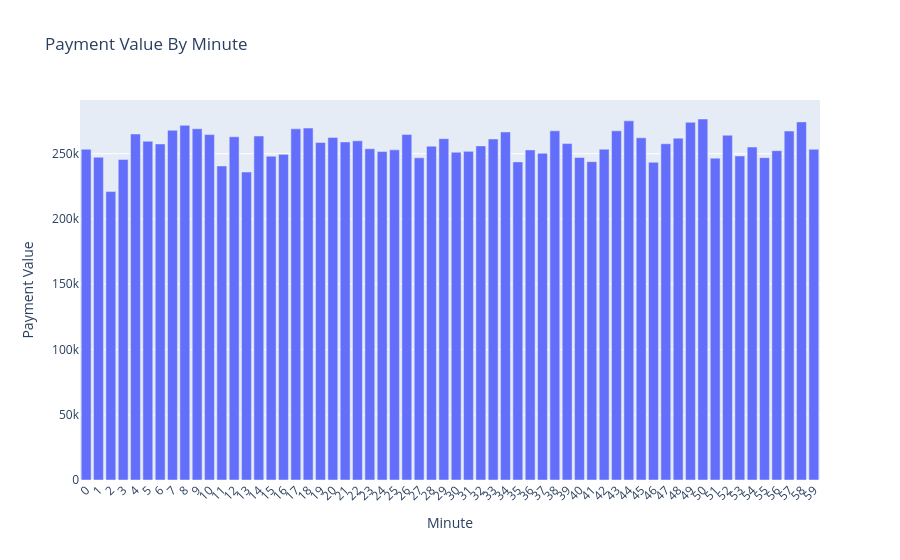

Notebook code cell kept with this figure:
### Code cell
import plotly.express as px

fig = px.bar(
    x = merged_order_payment_minute.index,
    y = merged_order_payment_minute["payment_value"],
    title = "Payment Value By Minute",
    labels={
        "x": "Minute",
        "y": "Payment Value"
    }
)

fig.update_xaxes(
    dtick = 1
)
fig.update_layout(
    xaxis_tickangle=-45
)

fig.show()

# 요일 : 월요일 / 시간 : 9분 간격
# 요일에 따라서 시간의 트랜드가 영향을 받을까? - 상관관계

### Figure 1 — Plotly figure (JSON) as saved in the notebook; plotly's stock layout.template omitted (floating-point values rounded to 4 significant figures)
{"data": [{"alignmentgroup": "True", "hovertemplate": "Minute=%{x}<br>Payment Value=%{y}<extra></extra>", "legendgroup": "", "marker": {"color": "#636efa", "pattern": {"shape": ""}}, "name": "", "offsetgroup": "", "orientation": "v", "showlegend": false, "textposition": "auto", "type": "bar", "x": [0, 1, 2, 3, 4, 5, 6, 7, 8, 9, 10, 11, 12, 13, 14, 15, 16, 17, 18, 19, 20, 21, 22, 23, 24, 25, 26, 27, 28, 29, 30, 31, 32, 33, 34, 35, 36, 37, 38, 39, 40, 41, 42, 43, 44, 45, 46, 47, 48, 49, 50, 51, 52, 53, 54, 55, 56, 57, 58, 59], "xaxis": "x", "y": [253400.0, 247300.0, 221000.0, 245600.0, 265100.0, 259500.0, 257500.0, 267900.0, 271700.0, 269100.0, 264600.0, 240600.0, 263000.0, 235959, 263500.0, 248100.0, 249500.0, 269100.0, 269600.0, 258600.0, 262500.0, 259000.0, 259900.0, 253800.0, 251600.0, 252900.0, 264700.0, 246800.0, 255800.0, 261500.0, 251200.0, 251800.0, 256000.0, 261300.0, 266600.0, 243700.0, 252900.0, 250300.0, 267500.0, 257800.0, 247100.0, 243900.0, 253400.0, 267500.0, 275200.0, 262200.0, 243400.0, 257600.0, 261900.0, 274000.0, 276600.0, 246600.0, 264200.0, 248300.0, 255080, 247000.0, 252300.0, 267400.0, 274400.0, 253400.0], "yaxis": "y"}], "layout": {"barmode": "relative", "legend": {"tracegroupgap": 0}, "title": {"text": "Payment Value By Minute"}, "xaxis": {"anchor": "y", "domain": [0, 1], "dtick": 1, "tickangle": -45, "title": {"text": "Minute"}}, "yaxis": {"anchor": "x", "domain": [0, 1], "title": {"text": "Payment Value"}}}}
